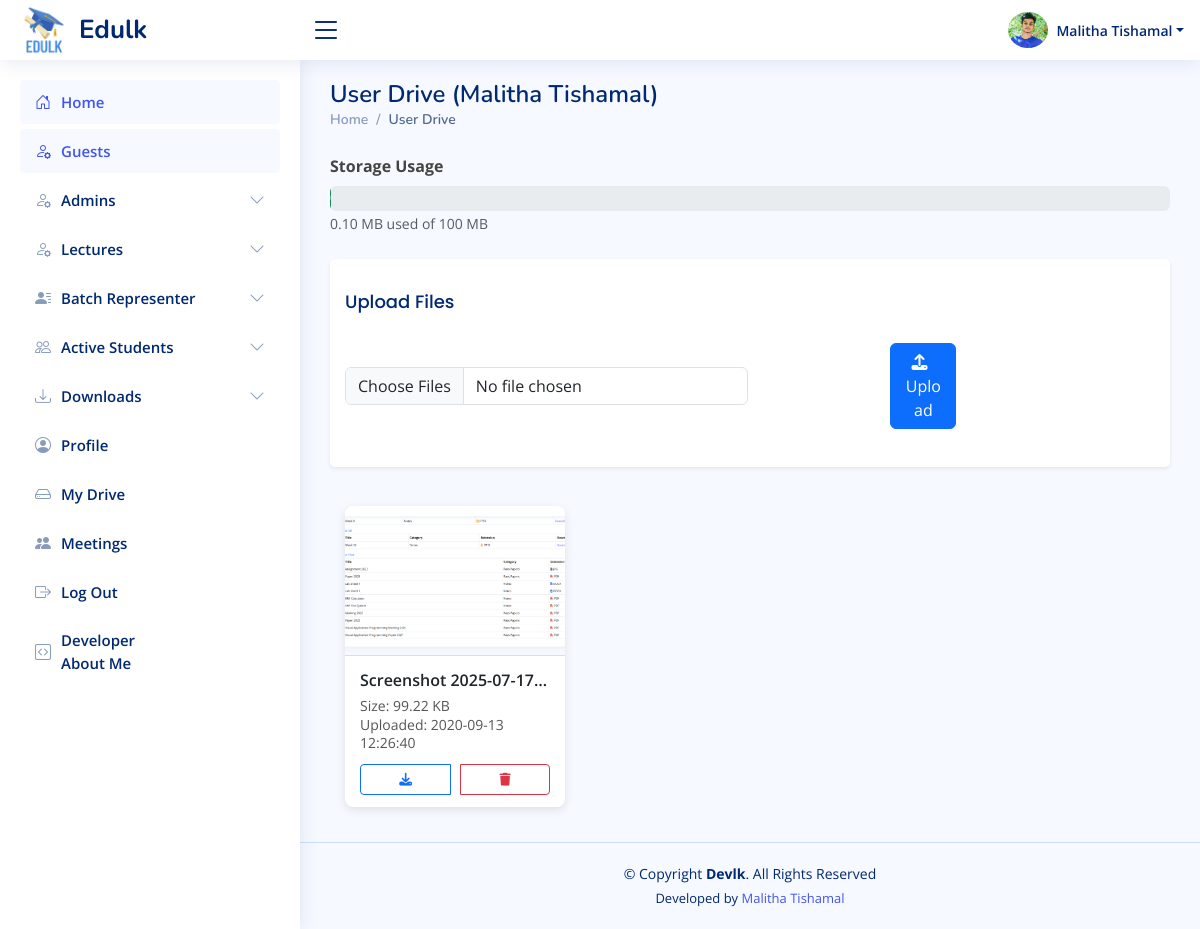
Page /sadmin/pages-sadmin-drive.php (signed in) on the committed database.
### tables this page shows
CREATE TABLE `sadmins` (
  `id` int(11) NOT NULL,
  `name` varchar(100) DEFAULT NULL,
  `nic` varchar(20) DEFAULT NULL,
  `email` varchar(100) DEFAULT NULL,
  `mobile` varchar(15) DEFAULT NULL,
  `password` varchar(255) DEFAULT NULL,
  `status` enum('pending','approved','rejected') DEFAULT 'pending',
  `profile_picture` varchar(200) NOT NULL DEFAULT 'uploads/profile_pictures/default.jpg',
  `created_at` datetime DEFAULT current_timestamp(),
  `last_login` datetime DEFAULT NULL
);

### sadmin/pages-sadmin-drive.php (the view, shortened to what this page needs)
<?php
require_once '../includes/db-conn.php';
$user_id = $_SESSION['sadmin_id'];
$user_role = 'sadmin';
$user_folder_name = $user_role . '_' . $user_id;
$uploadDir = 'uploads/drive/' . $user_folder_name . '/';
function escapeHtml($text) {
    return htmlspecialchars($text, ENT_QUOTES, 'UTF-8');
}
function getFileIconHtml($ext, $url = '') {
    $ext = strtolower($ext);
    $imgExts = ['jpg', 'jpeg', 'png', 'gif', 'bmp', 'webp'];
    if (in_array($ext, $imgExts) && $url !== '') {
        return '<img src="' . escapeHtml($url) . '" class="card-img-top file-thumbnail" alt="img">';
    }
}
$stmt = $conn->prepare("SELECT * FROM sadmins WHERE id = ?");
$stmt->bind_param("i", $user_id);
$stmt->execute();
$result = $stmt->get_result();
$user = $result->fetch_assoc();
$files = [];
if (is_dir($uploadDir)) {
    foreach (scandir($uploadDir) as $f) {
        if ($f !== '.' && $f !== '..') {
            $filePath = $uploadDir . $f;
            $files[] = [
                'name' => $f,
                'size' => filesize($filePath),
                'ext' => pathinfo($f, PATHINFO_EXTENSION),
                'url' => 'uploads/drive/' . $user_folder_name . '/' . rawurlencode($f),
                'mtime' => filemtime($filePath),
            ];
        }
    }
}
$totalUsedBytes = 0;
foreach ($files as $file) {
    $totalUsedBytes += $file['size'];
}
$maxQuotaBytes = 100 * 1024 * 1024;
?>
<!DOCTYPE html>
<html lang="en">
<head>
  <?php include_once("../includes/css-links-inc.php"); ?>
  <link href="https://cdnjs.cloudflare.com/ajax/libs/font-awesome/6.4.0/css/all.min.css" rel="stylesheet" />
</head>
<body>
<?php include_once("../includes/header.php") ?>
<?php include_once("../includes/sadmin-sidebar.php") ?>
<main id="main" class="main">
  <div class="pagetitle mb-4">
    <h1>User Drive (<?= escapeHtml($user['name'] ?? 'User ID: ' . $user_id) ?>)</h1>
    <nav>
      <ol class="breadcrumb">
        <li class="breadcrumb-item"><a href="index.php">Home</a></li>
        <li class="breadcrumb-item active">User Drive</li>
      </ol>
    </nav>
  </div>
  <div class="mb-4">
    <label class="form-label fw-bold">Storage Usage</label>
    <div class="progress" style="height: 25px;">
    </div>
    <small class="text-muted">
      <?= number_format($totalUsedBytes / 1024 / 1024, 2) ?> MB used of 100 MB
    </small>
  </div>
  <div class="card mb-4 shadow-sm">
    <div class="card-body">
      <h5 class="card-title mb-3">Upload Files</h5>
      <form id="uploadForm" enctype="multipart/form-data" class="row g-2 align-items-center">
        <div class="col-sm-8">
          <input
            type="file"
            name="files[]"
            id="fileInput"
            class="form-control w-75"
            multiple
            <?= ($totalUsedBytes >= $maxQuotaBytes) ? 'disabled' : '' ?>
            required
          />
        </div>
        <div class="col-sm-4 d-flex align-items-center">
          <button
            type="submit"
            class="btn btn-primary w-25"
            <?= ($totalUsedBytes >= $maxQuotaBytes) ? 'disabled' : '' ?>
          >
            <i class="fa fa-upload me-2"></i> Upload
          </button>
        </div>
      </form>
    </div>
  </div>
  <div class="d-flex flex-wrap justify-content-start">
    <?php if (count($files) === 0): ?>
      <p class="text-muted">No files uploaded yet.</p>
    <?php else: ?>
      <?php foreach ($files as $file):
        $uploadTime = date('Y-m-d H:i:s', $file['mtime']);
      ?>
        <div class="card card-file file-row" data-filename="<?= escapeHtml($file['name']) ?>">
          <?= getFileIconHtml($file['ext'], $file['url']) ?>
          <div class="card-body">
            <div class="file-name" title="<?= escapeHtml($file['name']) ?>"><?= escapeHtml($file['name']) ?></div>
            <div class="file-info">
              Size: <?= number_format($file['size'] / 1024, 2) ?> KB<br />
              Uploaded: <?= $uploadTime ?>
            </div>
            <div class="btn-group">
              <a href="<?= $file['url'] ?>" class="btn btn-sm btn-outline-primary" download="<?= escapeHtml($file['name']) ?>" title="Download">
                <i class="fa fa-download"></i>
              </a>
              <button
                class="btn btn-sm btn-outline-danger btn-delete-file"
                title="Delete"
                data-filename="<?= escapeHtml($file['name']) ?>"
              >
                <i class="fa fa-trash"></i>
              </button>
            </div>
          </div>
        </div>
      <?php endforeach; ?>
    <?php endif; ?>
  </div>
</main>
<?php include_once ("../includes/footer2.php") ?>
</body>
</html>

### includes/header.php (shortened to what this page needs)
<header id="header" class="header fixed-top d-flex align-items-center">
    <div class="d-flex align-items-center justify-content-between">
        <a href="" class="logo d-flex align-items-center">
            <img src="<?php echo $base_url; ?>assets/images/logos/edulk-logo.png" alt="">
            <span class="d-none d-lg-block">Edulk</span>
        </a>
        <i class="bi bi-list toggle-sidebar-btn"></i>
    </div>
    <nav class="header-nav ms-auto">
        <ul class="d-flex align-items-center">
            <?php
                $profilePic = isset($user['profile_picture']) && $user['profile_picture'] ? $user['profile_picture'] : 'default.jpg';
            ?>
            <li class="nav-item dropdown pe-3">
                <a class="nav-link nav-profile d-flex align-items-center pe-0" href="#" data-bs-toggle="dropdown">
                   <img id="profilePicture" src="<?php echo $profilePic; ?>" alt="Profile Picture" class="rounded-circle" style="width: 40px !important; height: 40px !important; object-fit: cover;">
                    <span class="d-none d-md-block dropdown-toggle ps-2"><?php echo htmlspecialchars($user['name']); ?></span>
                </a>
            </li>
        </ul>
    </nav>
</header>

### assets/css/style.css (style rules this page uses)
:root { scroll-behavior: smooth; }
body { font-family: "Open Sans", sans-serif; background: #f6f9ff; color: #444444; }
a { color: #4154f1; text-decoration: none; }
h1, h2, h3, h4, h5, h6 { font-family: "Nunito", sans-serif; }
#main { margin-top: 60px; padding: 20px 30px; transition: all 0.3s; }
.pagetitle { margin-bottom: 10px; }
.pagetitle h1 { font-size: 24px; margin-bottom: 0; font-weight: 600; color: #012970; }
.card { margin-bottom: 30px; border: none; border-radius: 5px; box-shadow: 0px 0 30px rgba(1, 41, 112, 0.1); }
.card-title { padding: 20px 0 15px 0; font-size: 18px; font-weight: 500; color: #012970; font-family: "Poppins", sans-serif; }
.card-body { padding: 0 20px 20px 20px; }
.breadcrumb { font-size: 14px; font-family: "Nunito", sans-serif; color: #899bbd; font-weight: 600; }
.breadcrumb a { color: #899bbd; transition: 0.3s; }
.breadcrumb .breadcrumb-item::before { color: #899bbd; }
.breadcrumb .active { color: #51678f; font-weight: 600; }
.logo { line-height: 1; }
@media (min-width: 1200px) { .logo { width: 280px; } }
.logo img { max-height: 50px; margin-right: 6px; }
.logo span { font-size: 26px; font-weight: 700; color: #012970; font-family: "Nunito", sans-serif; }
.header { transition: all 0.5s; z-index: 997; height: 60px; box-shadow: 0px 2px 20px rgba(1, 41, 112, 0.1); background-color: #fff; padding-left: 20px; }
.header .toggle-sidebar-btn { font-size: 32px; padding-left: 10px; cursor: pointer; color: #012970; }
.header-nav ul { list-style: none; }
.header-nav>ul { margin: 0; padding: 0; }
.header-nav .nav-profile { color: #012970; }
.header-nav .nav-profile img { max-height: 36px; }
.header-nav .nav-profile span { font-size: 14px; font-weight: 600; }
@media (min-width: 1200px) { #main, #footer { margin-left: 300px; } }

### sadmin/pages-sadmin-drive.php (style rules this page uses)
.file-thumbnail { height: 150px; object-fit: cover; border-bottom: 1px solid #ddd; border-radius: 8px 8px 0 0; }
.card-file { width: 220px; margin: 15px; box-shadow: 0 3px 10px rgba(0,0,0,0.1); transition: box-shadow 0.3s ease; border-radius: 8px; background: #fff; display: flex; flex-direction: column; justify-content: space-between; }
.card-body { padding: 12px 15px; flex-grow: 1; display: flex; flex-direction: column; justify-content: space-between; }
.file-name { font-weight: 600; font-size: 1rem; white-space: nowrap; overflow: hidden; text-overflow: ellipsis; margin-bottom: 5px; }
.file-info { font-size: 0.875rem; color: #555; margin-bottom: 12px; line-height: 1.3; }
.btn-group { display: flex; justify-content: center; gap: 10px; }
.btn-sm { font-size: 0.8rem; padding: 5px 10px; flex: 1; }

### rows in the picture
sadmins: profile_picture (picture), name "Malitha Tishamal"

### other values in the picture
$totalUsedBytes / 1024 / 1024 "0.10"
escapeHtml($file['name']) "Screenshot 2025-07-17…"
$file['size'] / 1024 "99.22"
$uploadTime "2020-09-13 12:26:40"
